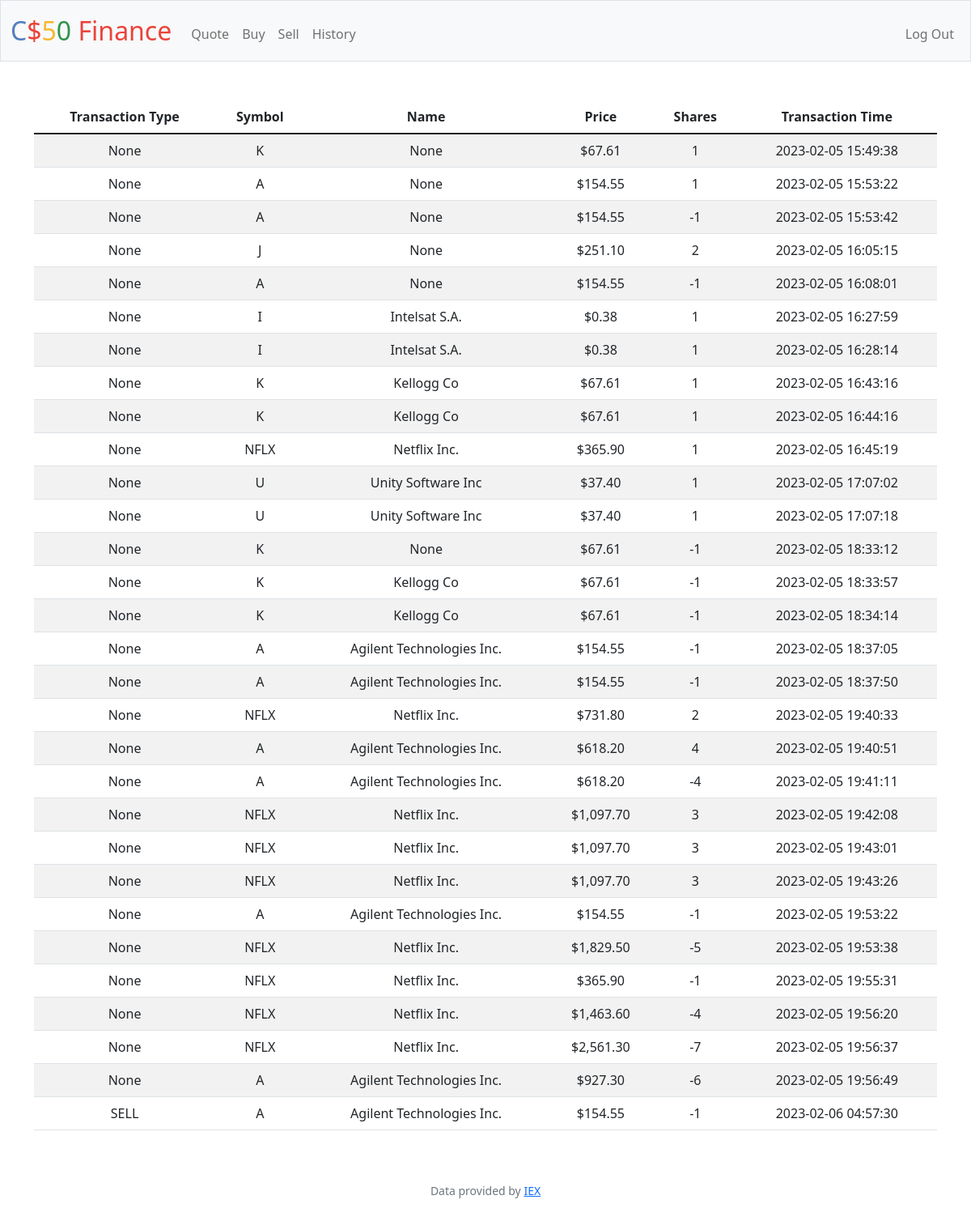
The app's page /history (signed in) with its own data.
### tables this page shows
CREATE TABLE trx(
id integer primary key autoincrement not null,
user_id integer not null,
symbol text not null,
shares integer not null,
price float not null,
trx_time DATETIME DEFAULT CURRENT_TIMESTAMP, name text after symbol, type text);

### app.py (the view)
@app.route("/history")
@login_required
def history():
    id = session["user_id"]
    history = db.execute("SELECT * FROM trx where user_id = ?", id)
    return render_template("history.html", history=history)

### app.py (called while the page is built)
@app.after_request
def after_request(response):
    response.headers["Cache-Control"] = "no-cache, no-store, must-revalidate"
    response.headers["Expires"] = 0
    response.headers["Pragma"] = "no-cache"
    return response

### helpers.py (called while the page is built)
def login_required(f):
    @wraps(f)
    def decorated_function(*args, **kwargs):
        if session.get("user_id") is None:
            return redirect("/login")
        return f(*args, **kwargs)
    return decorated_function

def usd(value):
    return f"${value:,.2f}"

### templates/history.html (shortened to what this page needs)
{% extends "layout.html" %}
{% block main %}
    <div class="container">
        <table class="table table-striped">
            <thead>
                <th>Transaction Type</th>
                <th>Symbol</th>
                <th>Name</th>
                <th>Price</th>
                <th>Shares</th>
                <th>Transaction Time</th>
            </thead>
            <tbody>
                {% for hist in history %}
                <tr>
                    <td>{{ hist["type"] }}</td>
                    <td>{{ hist["symbol"] }}</td>
                    <td>{{ hist["name"] }}</td>
                    <td>{{ hist["price"] | usd }}</td>
                    <td>{{ hist["shares"] }}</td>
                    <td>{{ hist["trx_time"] }}</td>
                </tr>
                {% endfor %}
            </tbody>
        </table>
    </div>
{% endblock %}

### templates/layout.html (shortened to what this page needs)
<!DOCTYPE html>
<html lang="en">
    <head>
        <link href="https://cdn.jsdelivr.net/npm/bootstrap@5.1.3/dist/css/bootstrap.min.css" rel="stylesheet">
        <link href="/static/styles.css" rel="stylesheet">
    </head>
    <body>
        <nav class="bg-light border navbar navbar-expand-md navbar-light">
            <div class="container-fluid">
                <a class="navbar-brand" href="/"><span class="blue">C</span><span class="red">$</span><span class="yellow">5</span><span class="green">0</span> <span class="red">Finance</span></a>
                <div class="collapse navbar-collapse" id="navbar">
                    {% if session["user_id"] %}
                        <ul class="navbar-nav me-auto mt-2">
                            <li class="nav-item"><a class="nav-link" href="/quote">Quote</a></li>
                            <li class="nav-item"><a class="nav-link" href="/buy">Buy</a></li>
                            <li class="nav-item"><a class="nav-link" href="/sell">Sell</a></li>
                            <li class="nav-item"><a class="nav-link" href="/history">History</a></li>
                        </ul>
                        <ul class="navbar-nav ms-auto mt-2">
                            <li class="nav-item"><a class="nav-link" href="/logout">Log Out</a></li>
                        </ul>
                    {% else %}
                        <ul class="navbar-nav ms-auto mt-2">
                            <li class="nav-item"><a class="nav-link" href="/register">Register</a></li>
                            <li class="nav-item"><a class="nav-link" href="/login">Log In</a></li>
                        </ul>
                    {% endif %}
                </div>
            </div>
        </nav>
        <main class="container-fluid py-5 text-center">
            {% block main %}{% endblock %}
        </main>
        <footer class="mb-5 small text-center text-muted">
            Data provided by <a href="https://iexcloud.io/">IEX</a>
        </footer>
    </body>
</html>

### static/styles.css (style rules this page uses)
nav .navbar-brand { font-size: xx-large; }
nav .navbar-brand .blue { color: #537fbe; }
nav .navbar-brand .red { color: #ea433b; }
nav .navbar-brand .yellow { color: #f5b82e; }
nav .navbar-brand .green { color: #2e944b; }

### records on screen
trx: type "None", symbol "K", name "None", price "$67.61", shares "1", trx_time "2023-02-05 15:49:38"
trx: type "None", symbol "A", name "None", price "$154.55", shares "1", trx_time "2023-02-05 15:53:22"
trx: type "None", symbol "A", name "None", price "$154.55", shares "-1", trx_time "2023-02-05 15:53:42"
trx: type "None", symbol "J", name "None", price "$251.10", shares "2", trx_time "2023-02-05 16:05:15"
trx: type "None", symbol "A", name "None", price "$154.55", shares "-1", trx_time "2023-02-05 16:08:01"
trx: type "None", symbol "I", name "Intelsat S.A.", price "$0.38", shares "1", trx_time "2023-02-05 16:27:59"
trx: type "None", symbol "I", name "Intelsat S.A.", price "$0.38", shares "1", trx_time "2023-02-05 16:28:14"
trx: type "None", symbol "K", name "Kellogg Co", price "$67.61", shares "1", trx_time "2023-02-05 16:43:16"
trx: type "None", symbol "K", name "Kellogg Co", price "$67.61", shares "1", trx_time "2023-02-05 16:44:16"
trx: type "None", symbol "NFLX", name "Netflix Inc.", price "$365.90", shares "1", trx_time "2023-02-05 16:45:19"
trx: type "None", symbol "U", name "Unity Software Inc", price "$37.40", shares "1", trx_time "2023-02-05 17:07:02"
trx: type "None", symbol "U", name "Unity Software Inc", price "$37.40", shares "1", trx_time "2023-02-05 17:07:18"
trx: type "None", symbol "K", name "None", price "$67.61", shares "-1", trx_time "2023-02-05 18:33:12"
trx: type "None", symbol "K", name "Kellogg Co", price "$67.61", shares "-1", trx_time "2023-02-05 18:33:57"
trx: type "None", symbol "K", name "Kellogg Co", price "$67.61", shares "-1", trx_time "2023-02-05 18:34:14"
trx: type "None", symbol "A", name "Agilent Technologies Inc.", price "$154.55", shares "-1", trx_time "2023-02-05 18:37:05"
trx: type "None", symbol "A", name "Agilent Technologies Inc.", price "$154.55", shares "-1", trx_time "2023-02-05 18:37:50"
trx: type "None", symbol "NFLX", name "Netflix Inc.", price "$731.80", shares "2", trx_time "2023-02-05 19:40:33"
trx: type "None", symbol "A", name "Agilent Technologies Inc.", price "$618.20", shares "4", trx_time "2023-02-05 19:40:51"
trx: type "None", symbol "A", name "Agilent Technologies Inc.", price "$618.20", shares "-4", trx_time "2023-02-05 19:41:11"
trx: type "None", symbol "NFLX", name "Netflix Inc.", price "$1,097.70", shares "3", trx_time "2023-02-05 19:42:08"
trx: type "None", symbol "NFLX", name "Netflix Inc.", price "$1,097.70", shares "3", trx_time "2023-02-05 19:43:01"
trx: type "None", symbol "NFLX", name "Netflix Inc.", price "$1,097.70", shares "3", trx_time "2023-02-05 19:43:26"
trx: type "None", symbol "A", name "Agilent Technologies Inc.", price "$154.55", shares "-1", trx_time "2023-02-05 19:53:22"
trx: type "None", symbol "NFLX", name "Netflix Inc.", price "$1,829.50", shares "-5", trx_time "2023-02-05 19:53:38"
trx: type "None", symbol "NFLX", name "Netflix Inc.", price "$365.90", shares "-1", trx_time "2023-02-05 19:55:31"
trx: type "None", symbol "NFLX", name "Netflix Inc.", price "$1,463.60", shares "-4", trx_time "2023-02-05 19:56:20"
trx: type "None", symbol "NFLX", name "Netflix Inc.", price "$2,561.30", shares "-7", trx_time "2023-02-05 19:56:37"
trx: type "None", symbol "A", name "Agilent Technologies Inc.", price "$927.30", shares "-6", trx_time "2023-02-05 19:56:49"
trx: type "SELL", symbol "A", name "Agilent Technologies Inc.", price "$154.55", shares "-1", trx_time "2023-02-06 04:57:30"
